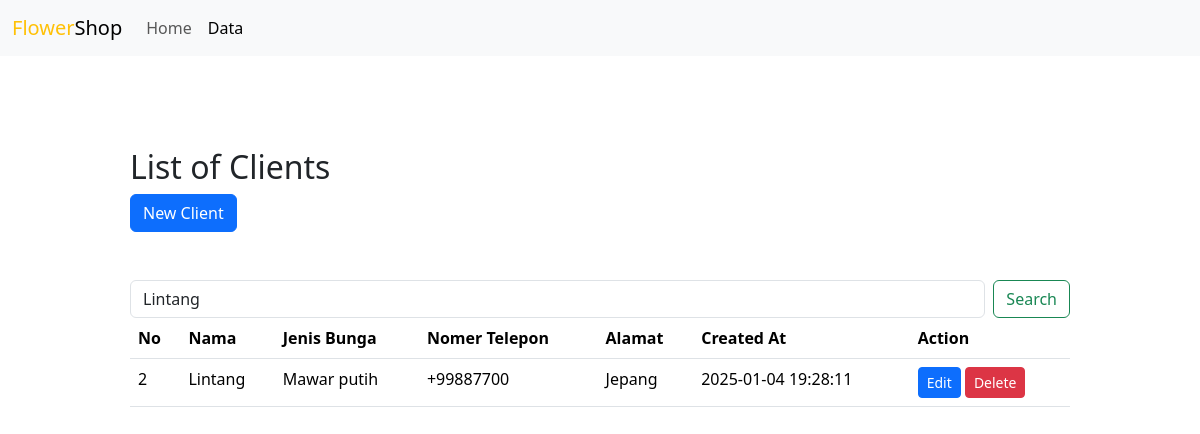
/data.php?live_search=Lintang, run on the app's committed database.
### tables this page shows
CREATE TABLE `data` (
  `no` int(11) NOT NULL,
  `nama` varchar(225) NOT NULL,
  `jenis_bunga` varchar(225) NOT NULL,
  `nomer_telepon` varchar(13) DEFAULT NULL,
  `alamat` varchar(225) DEFAULT NULL,
  `created_at` datetime NOT NULL DEFAULT current_timestamp()
);

### data.php (the view, shortened to what this page needs)
<!DOCTYPE html>
<html lang="en">
<head>
    <link rel="stylesheet" href="https://cdn.jsdelivr.net/npm/bootstrap@5.3.3/dist/css/bootstrap.min.css">
</head>
<body>
    <nav class="navbar navbar-expand-lg bg-body-tertiary fixed-top">
        <div class="container-fluid">
            <a class="navbar-brand" href="#"><span class="text-warning">Flower</span>Shop</a>
            <div class="collapse navbar-collapse" id="navbarSupportedContent">
                <ul class="navbar-nav me-auto mb-2 mb-lg-0">
                    <li class="nav-item">
                        <a class="nav-link" aria-current="page" href="index.php">Home</a>
                    </li>
                    <li class="nav-item">
                        <a class="nav-link active" aria-current="page" href="data.php">Data</a>
            </div>
        </div>
    </nav>
    <div class="container my-5">
        <h2>List of Clients</h2>
        <a class="btn btn-primary" href="/create.php" role="button">New Client</a>
        <br><br>
        <br>
        <form class="d-flex" role="search" method="GET" Action="data.php">
                    <input class="form-control me-2" type="text" id="live_search" name="live_search" autocomplete="off" placeholder="Pencarian..." aria-label="Search" value="<?php if (isset($_GET['live_search'])){echo $_GET['live_search']; } ?>">
                    <button class="btn btn-outline-success" type="submit">Search</button>
        </form>
        <table class="table">
            <thead>
                <tr>
                    <th>No</th>
                    <th>Nama</th>
                    <th>Jenis Bunga</th>
                    <th>Nomer Telepon</th>
                    <th>Alamat</th>
                    <th>Created At</th>
                    <th>Action</th>
                </tr>
            </thead>
            <tbody>
                <?php
                $servername = "localhost";
                $username = "root";
                $password = "";
                $database = "toko";
                $connection = new mysqli($servername, $username, $password, $database);
                if(isset($_GET['live_search'])){
                     $input=$_GET['live_search'];
                     $sql = "SELECT * FROM data WHERE nama LIKE '%".$input."%' OR jenis_bunga LIKE '%".$input."%' OR nomer_telepon LIKE '%".$input."%' OR alamat LIKE '%".$input."%' ";
                }
                else {
                $sql = "SELECT * FROM data";
                }
                $result = $connection->query($sql);
                while ($row = $result->fetch_assoc()) {
                    echo "
                    <tr>
                    <td>$row[no]</td>
                    <td>$row[nama]</td>
                    <td>$row[jenis_bunga]</td>
                    <td>$row[nomer_telepon]</td>
                    <td>$row[alamat]</td>
                    <td>$row[created_at]</td>
                    <td>
                        <a class='btn btn-primary btn-sm' href='/edit.php?no=$row[no]'>Edit</a>
                        <a class= 'btn btn-danger btn-sm' href='/delete.php?no=$row[no]'>Delete</a>
                    </td>
                </tr>
                ";
                }
                ?>
            </tbody>
        </table>
    </div>
</body>
</html>

### data.php (style rules this page uses)
.container { margin: 0 auto; padding: 100px; align-items: center; justify-content: center; }

### data on the page
data: no "2", nama "Lintang", jenis_bunga "Mawar putih", nomer_telepon "+99887700", alamat "Jepang", created_at "2025-01-04 19:28:11"
